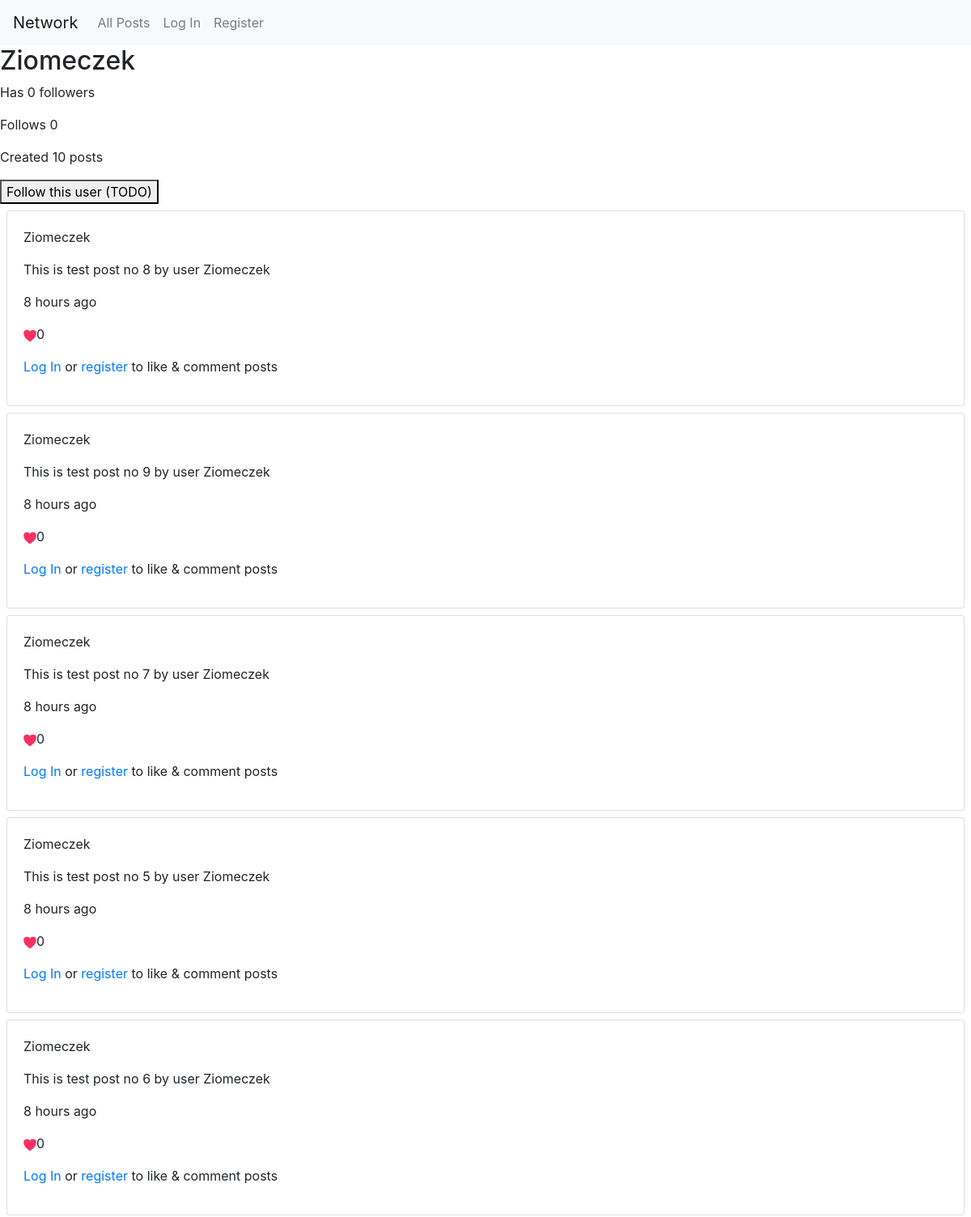
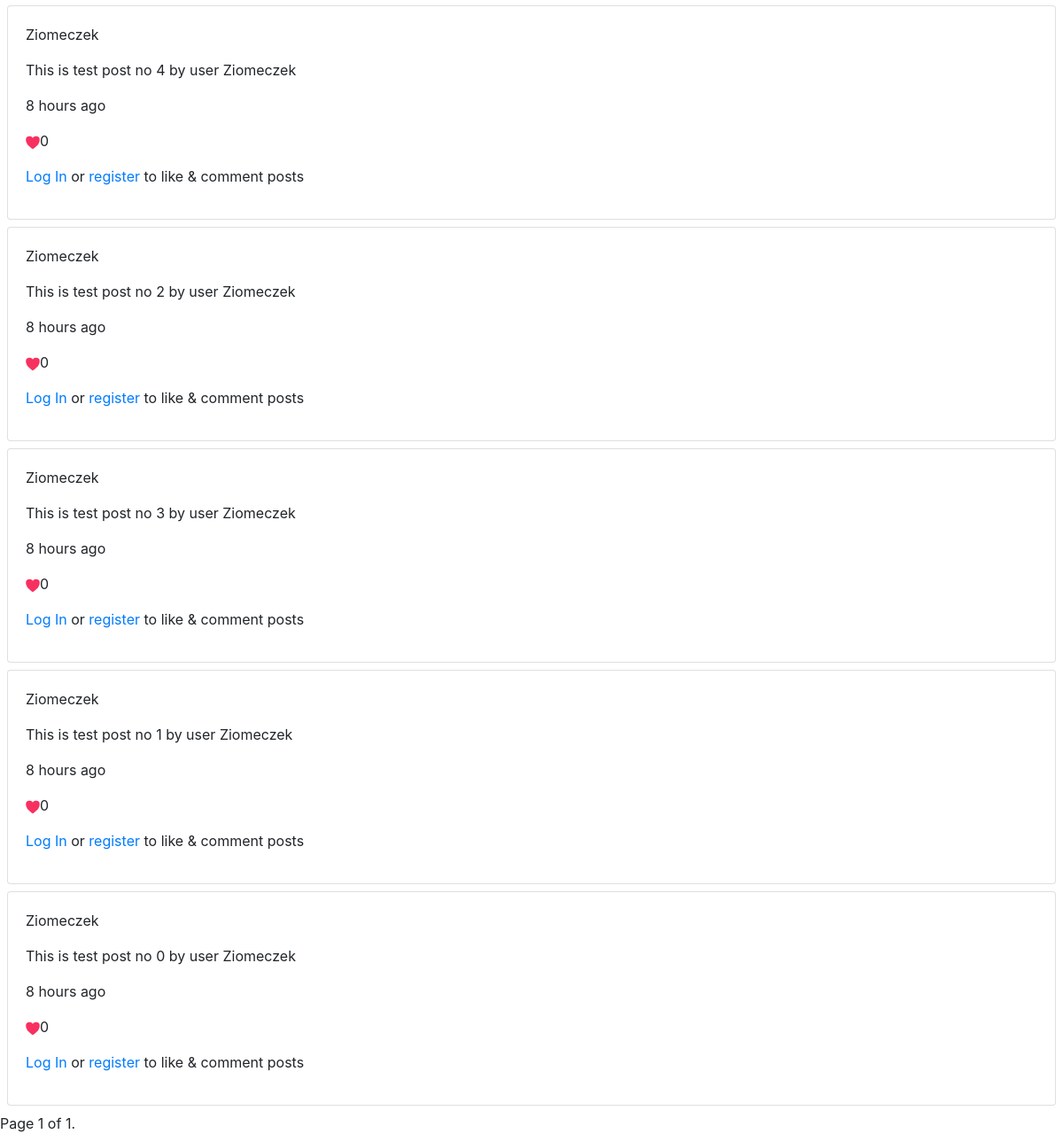
The page /profile/2 on the database its author committed (2 pictures, top to bottom).
### network/models.py (models this page shows)
class User(AbstractUser):
    following = models.ManyToManyField(
        "self", related_name="followed_by", symmetrical=False, default=None, blank=True
    )
    @property
    def number_of_posts(self):
        return self.posts.count()
    @property
    def no_of_following(self):
        return self.following.count()
    @property
    def number_of_followers(self):
        return self.followed_by.count()

class Post(models.Model):
    author = models.ForeignKey(
        User, on_delete=models.SET_NULL, null=True, related_name="posts"
    )
    content = models.TextField()
    liked_by = models.ManyToManyField(
        User, related_name="likes", blank=True, default=None
    )
    publication_datetime = models.DateTimeField(auto_now_add=True)
    modification_datetime = models.DateTimeField(auto_now=True)
    @property
    def no_of_likes(self):
        return self.liked_by.count()
    class Meta:
        ordering = ["-publication_datetime"]

### network/views.py (the view)
# urls.py: path("profile/<int:user_pk>", views.profile, name="profile"),
def profile(request, user_pk):
    try:
        req_user = User.objects.get(pk=user_pk)
    except User.DoesNotExist:
        raise Http404
    posts_list = Post.objects.filter(author=req_user)
    page_obj = paginate_posts(request, posts_list)
    return render(
        request, "network/profile.html", {"req_user": req_user, "page_obj": page_obj}
    )

### network/views.py (called while the page is built)
def paginate_posts(request, posts_list):
    paginator = Paginator(posts_list, 10)  # Show 10 posts per page.
    page_number = request.GET.get("page")
    page_obj = paginator.get_page(page_number)
    return page_obj

### network/templates/network/profile.html
{% extends "network/index.html" %}
{% block body %}
<div class="flex-column">
<h2>{{req_user.username}}</h2>
<p>Has {{req_user.number_of_followers}} followers</p>
<p>Follows {{req_user.no_of_following}}</p>
<p>Created {{req_user.number_of_posts}} posts</p>
{%if req_user != user%}
<button class="myBtn">Follow this user (TODO)</button>
{%endif%}
</div>
{{ block.super }}
{% endblock %}

### network/templates/network/index.html (shortened to what this page needs)
{% extends "network/layout.html" %}
{%load humanize%}
{% block body %}
<div class="flex-column">
{% for post in page_obj %}
<div class="flex-column card m-2">
<div class="card-body">
<p>{{post.author.username}}</p>
<p>{{ post.content }}</p>
<p>{{ post.publication_datetime|naturaltime}}</p>
<p><img {% if auth_tru %} class="like_btn" {%endif%} id="heart_{{post.pk}}" src="/static/network/heart.png">{{post.no_of_likes}}</p>
{% if auth_tru %}
<button id="edit_{{comment.pk}}" class="btn btn-outline-secondary btn-sm">Comment (TODO)</button>
{%else%}
<p><a class="link" href="{% url 'login' %}">Log In</a> or <a class="link" href="{% url 'register' %}">register</a> to like & comment posts</p>
{%endif%}
</div>
</div>
{% endfor %}
</div>
<span class="current">
    Page {{ page_obj.number }} of {{ page_obj.paginator.num_pages }}.
</span>
{% endblock %}

### rows shown on the page
User: username "Ziomeczek", number_of_followers "0", no_of_following "0", number_of_posts "10"
Post: author.username "Ziomeczek", content "This is test post no 8 by user Ziomeczek", publication_datetime "8 hours ago", no_of_likes "0"
Post: author.username "Ziomeczek", content "This is test post no 9 by user Ziomeczek", publication_datetime "8 hours ago", no_of_likes "0"
Post: author.username "Ziomeczek", content "This is test post no 7 by user Ziomeczek", publication_datetime "8 hours ago", no_of_likes "0"
Post: author.username "Ziomeczek", content "This is test post no 5 by user Ziomeczek", publication_datetime "8 hours ago", no_of_likes "0"
Post: author.username "Ziomeczek", content "This is test post no 6 by user Ziomeczek", publication_datetime "8 hours ago", no_of_likes "0"
Post: author.username "Ziomeczek", content "This is test post no 4 by user Ziomeczek", publication_datetime "8 hours ago", no_of_likes "0"
Post: author.username "Ziomeczek", content "This is test post no 2 by user Ziomeczek", publication_datetime "8 hours ago", no_of_likes "0"
Post: author.username "Ziomeczek", content "This is test post no 3 by user Ziomeczek", publication_datetime "8 hours ago", no_of_likes "0"
Post: author.username "Ziomeczek", content "This is test post no 1 by user Ziomeczek", publication_datetime "8 hours ago", no_of_likes "0"
Post: author.username "Ziomeczek", content "This is test post no 0 by user Ziomeczek", publication_datetime "8 hours ago", no_of_likes "0"

### other values the page prints
{{ page_obj.number }} "1"
{{ page_obj.paginator.num_pages }} "1"
